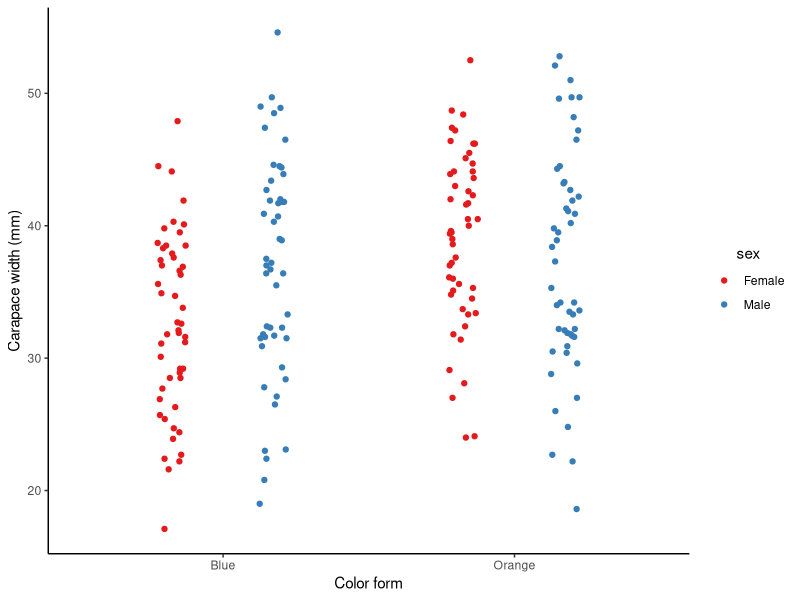
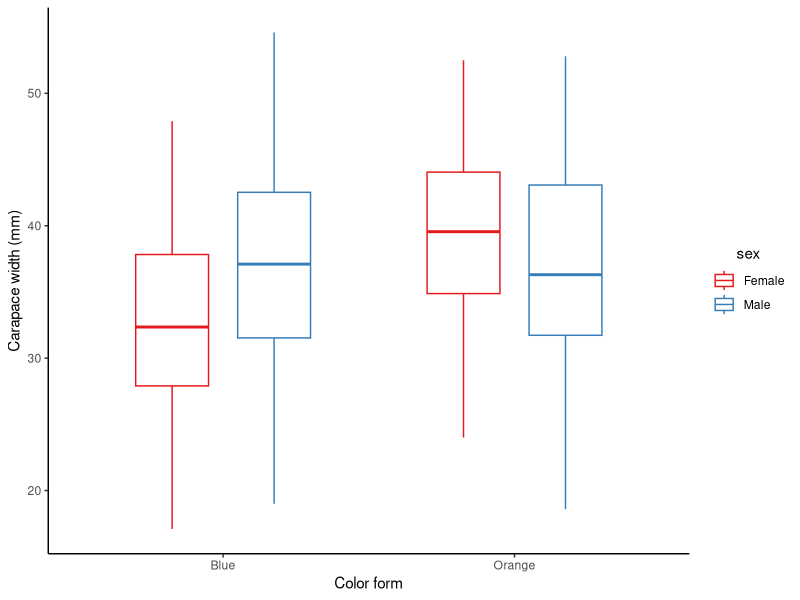
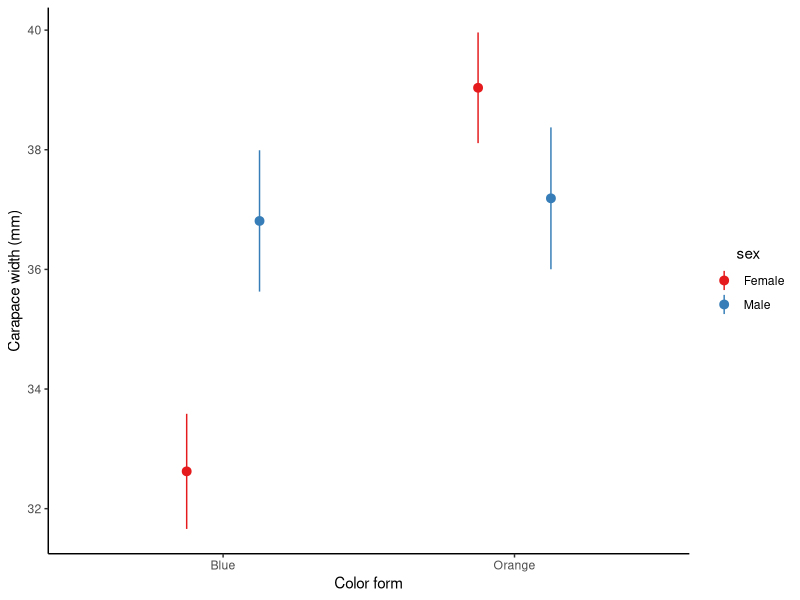
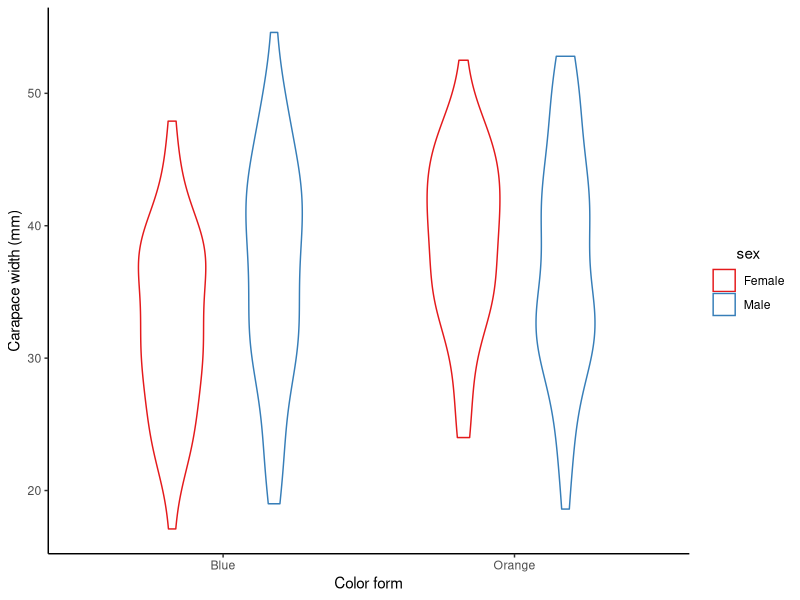
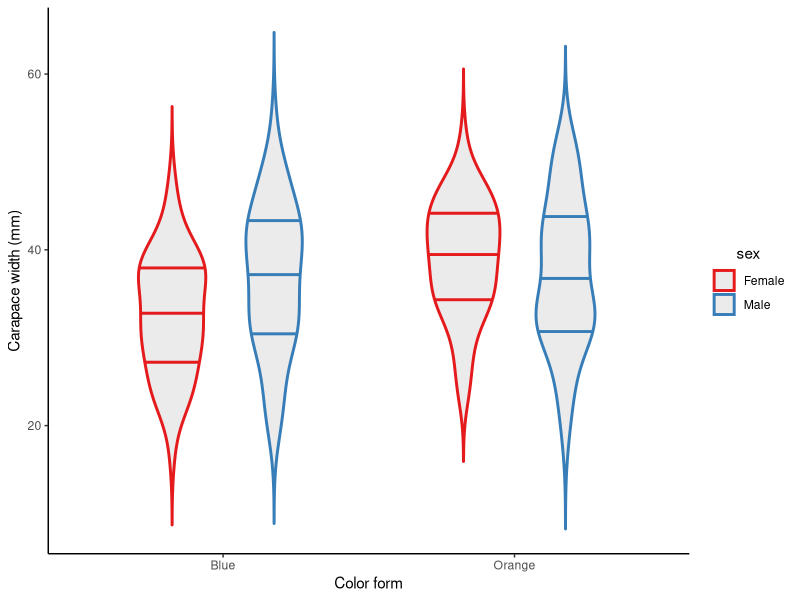
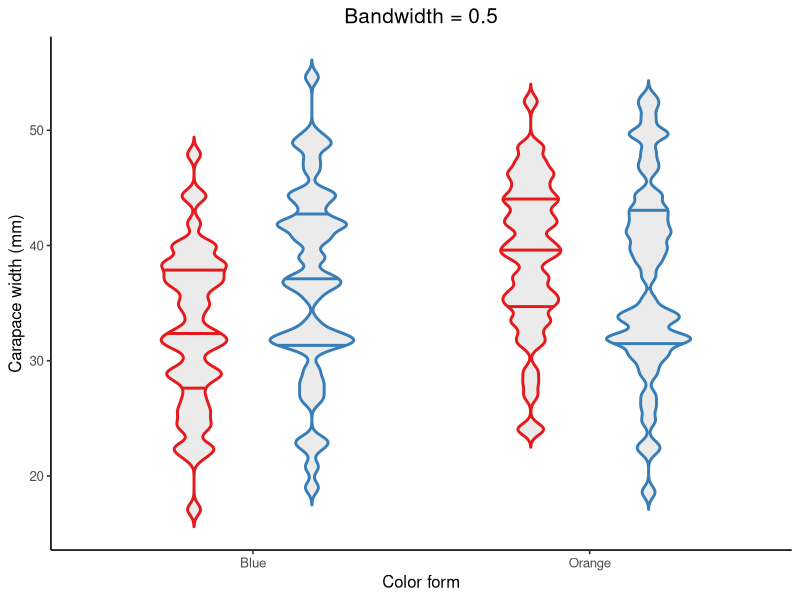
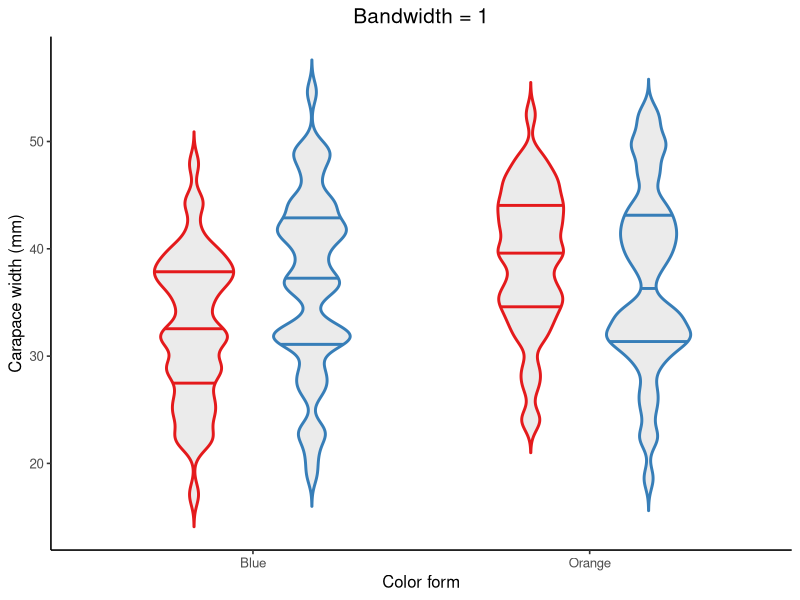
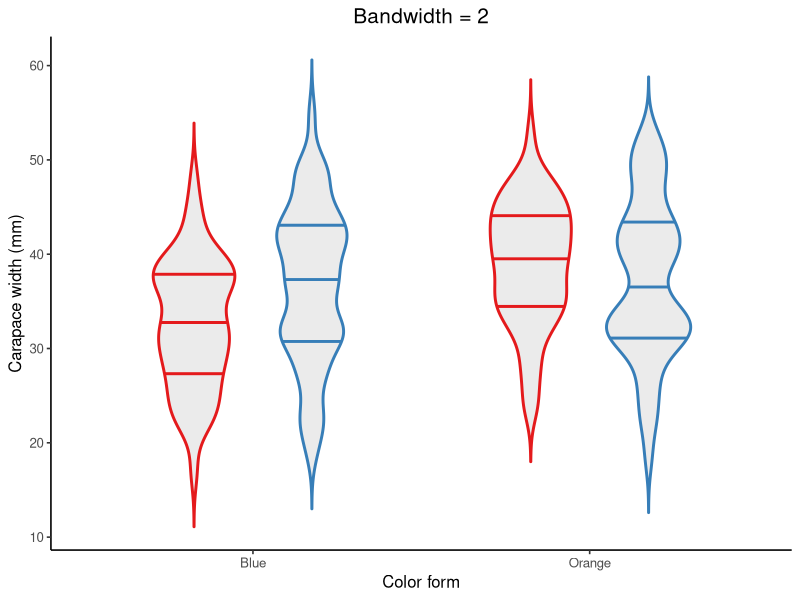

These charts were generated, in order, by the following R code:
## ---- chunk 1
knitr::opts_chunk$set(message = F, 
                      error = F, 
                      warning = F)

## ---- chunk 2
library(MASS)  # For the "crabs" dataset
library(tidyverse)

crabs_df <- crabs %>%
  select(sp, sex, CW) %>%
  transmute(color = case_when(sp == "B" ~ "Blue",
                              sp == "O" ~ "Orange"),
            sex = case_when(sex == "M" ~ "Male",
                            sex == "F" ~ "Female"),
            carapace_width = CW)

ggplot(data = crabs_df, aes(x = color, y = carapace_width, color = sex)) + 
  geom_point(position = position_jitterdodge(jitter.width = 0.1, dodge.width = 0.7)) + 
  scale_color_brewer(palette = "Set1") +
  labs(x = "Color form", y = "Carapace width (mm)") + 
  theme_classic() + 
  theme(legend.title = element_text(hjust = 0.5))

## ---- chunk 3
ggplot(data = crabs_df, aes(x = color, y = carapace_width, color = sex)) + 
  geom_boxplot(position = position_dodge(width = 0.7), width = 0.5) + 
  scale_color_brewer(palette = "Set1") +
  labs(x = "Color form", y = "Carapace width (mm)") + 
  theme_classic() + 
  theme(legend.title = element_text(hjust = 0.5))

## ---- chunk 4
ggplot(data = crabs_df, aes(x = color, y = carapace_width, color = sex)) + 
  stat_summary(geom = "pointrange", fun.data = "mean_se", position = position_dodge(width = 0.5)) +  # The bars represent SE 
  scale_color_brewer(palette = "Set1") +
  labs(x = "Color form", y = "Carapace width (mm)") + 
  theme_classic() + 
  theme(legend.title = element_text(hjust = 0.5))

## ---- chunk 5
ggplot(data = crabs_df, aes(x = color, y = carapace_width, color = sex)) + 
  geom_violin(position = position_dodge(width = 0.7), width = 0.5) + 
  scale_color_brewer(palette = "Set1") +
  labs(x = "Color form", y = "Carapace width (mm)") + 
  theme_classic() + 
  theme(legend.title = element_text(hjust = 0.5))

## ---- chunk 6
ggplot(data = crabs_df, aes(x = color, y = carapace_width, color = sex)) + 
  geom_violin(position = position_dodge(width = 0.7), 
              width = 0.5,
              size = 1,  # Thicker lines
              trim = F,  # Don't trim off the tails of density curves beyond data range
              scale = "area",  # All violins have the same area size 
              draw_quantiles = c(0.25, 0.5, 0.75),  # Add quartiles to the violins
              fill = alpha("grey", 0.3)) +  # Fill the violins
  scale_color_brewer(palette = "Set1") +
  labs(x = "Color form", y = "Carapace width (mm)") + 
  theme_classic() + 
  theme(legend.title = element_text(hjust = 0.5))

## ---- chunk 7
map(c(0.5, 1, 2, 5), function(bw_values){  # Pass a set of bandwidth values to the ggplot
ggplot(data = crabs_df, aes(x = color, y = carapace_width, color = sex)) + 
  geom_violin(position = position_dodge(width = 0.7), 
              width = 0.5,
              size = 1,  
              trim = F,
              scale = "area",
              draw_quantiles = c(0.25, 0.5, 0.75),
              fill = alpha("grey", 0.3),
              bw = bw_values) +  # Control the bandwidth
  scale_color_brewer(palette = "Set1") +
  labs(x = "Color form", y = "Carapace width (mm)", title = paste0("Bandwidth = ", bw_values)) + 
  guides(color = "none") +
  theme_classic(base_size = 12) + 
  theme(legend.title = element_text(hjust = 0.5),
        plot.title = element_text(hjust = 0.5, size = 15))
})

## ---- chunk 8
### Violin plot + strip plot
ggplot(data = crabs_df, aes(x = color, y = carapace_width, color = sex)) + 
  geom_violin(position = position_dodge(width = 0.7), 
              width = 0.7,
              size = 1,
              trim = F,
              scale = "area") +
  geom_point(position = position_jitterdodge(jitter.width = 0.05, dodge.width = 0.7), show.legend = FALSE) +
  scale_color_brewer(palette = "Set1") +
  labs(x = "Color form", y = "Carapace width (mm)") + 
  theme_classic() + 
  theme(legend.title = element_text(hjust = 0.5))

### Violin plot + box plot
ggplot(data = crabs_df, aes(x = color, y = carapace_width, color = sex)) + 
  geom_violin(position = position_dodge(width = 0.7), 
              width = 0.7,
              size = 1,
              trim = F,
              scale = "area") +
  geom_boxplot(position = position_dodge(width = 0.7), width = 0.2, show.legend = FALSE) +
  scale_color_brewer(palette = "Set1") +
  labs(x = "Color form", y = "Carapace width (mm)") + 
  theme_classic() + 
  theme(legend.title = element_text(hjust = 0.5))

### Violin plot + point-range plot
ggplot(data = crabs_df, aes(x = color, y = carapace_width, color = sex)) + 
  geom_violin(position = position_dodge(width = 0.7), 
              width = 0.7,
              size = 1,
              trim = F,
              scale = "area") +
  stat_summary(geom = "pointrange", 
               fun = mean, 
               fun.min = function(x) mean(x) - sd(x),  # The bars represent SD
               fun.max = function(x) mean(x) + sd(x),
               position = position_dodge(width = 0.7), show.legend = FALSE) +
  scale_color_brewer(palette = "Set1") +
  labs(x = "Color form", y = "Carapace width (mm)") + 
  theme_classic() + 
  theme(legend.title = element_text(hjust = 0.5))

## ---- chunk 9
### Create the function "geom_hybrid_violin()"
geom_hybrid_violin <- function(data,  # A dataset you would like to visualize
                               x_var,  # An unquoted name of the (categorical) variable for the x-axis 
                               hybrid_var, # An unquoted name of the (binary) variable of which the two levels are to be compared with each other
                               y_var,  # An unquoted name of the (continuous) variable of which the distribution is to be visualized 
                               bandwidth = NULL,  # A real positive number specifying the bandwidth for kernel density estimates
                               width_adj = 1,  # A real positive number multiplied with the density estimates to adjust the width of the violins (1 means no adjustment)
                               x_lab,  # A quoted string as x-axis label
                               y_lab){  # A quoted string as y-axis label
  
  # Step 1. Quote the arguments
  x_var <- enquo(x_var)
  hybrid_var <- enquo(hybrid_var)
  y_var <- enquo(y_var)
  
  # Step 2. Convert the x_var and hybrid_var into factors
  # The "!!" (pronounced "bang bang") symbol is to unquote the variables so that they can be evaluated in a non-standard way 
  data_fct <- data %>% mutate(!!x_var := as.factor(!!x_var),
                              !!hybrid_var := as.factor(!!hybrid_var))
  
  # Step 3. Get the levels of the x_var and hybrid_var
  x_var_levels <- select(data_fct, !!x_var) %>% pull() %>% levels()
  hybrid_var_levels <- select(data_fct, !!hybrid_var) %>% pull() %>% levels()
  
  # Step 4. Compute kernel density estimates by x_vars and hybrid_var
  dens_df <- data_fct %>% 
    group_by(!!x_var, !!hybrid_var) %>%
    summarize(prob_raw = ifelse(is.null(bandwidth), list(density(!!y_var)$y), list(density(!!y_var, bw = bandwidth)$y)),
              y = ifelse(is.null(bandwidth), list(density(!!y_var)$x), list(density(!!y_var, bw = bandwidth)$x))) %>%
    unnest(cols = c(prob_raw, y)) %>%
    mutate(prob_adj = prob_raw*width_adj,  # Multiply the original density estimates by a constant to adjust the violin width
           prob_flip = ifelse(!!hybrid_var == hybrid_var_levels[1], prob_adj*-1, prob_adj),  # Flip the curve of the density estimates for the level on the right-hand side
           prob_final = prob_flip + as.numeric(!!x_var))  # Spread out the density estimates for each level of x_var according to the order in which they appear along the x-axis

  # Step 5. Plot the data using geom_polygon
  p <- ggplot(data = dens_df, aes(x = prob_final, y = y, 
                                  color = !!hybrid_var, 
                                  fill = after_scale(alpha(color, 0.8)), 
                                  group = interaction(!!x_var, !!hybrid_var))) +
    geom_polygon() + 
    scale_color_brewer(palette = "Set1") +
    scale_fill_brewer(palette = "Set1") +
    scale_x_continuous(limits = c(0.5, length(x_var_levels)+0.5), breaks = 1:length(x_var_levels), labels = x_var_levels) +  # Specify the positions along the x-axis at which the violins are displayed
    labs(x = x_lab, y = y_lab) + 
    theme_classic() + 
    theme(legend.title = element_text(hjust = 0.5))

return(p)
  
}

### Pass the data to the function and specify the arguments
geom_hybrid_violin(data = crabs_df, 
                   x_var = color, 
                   hybrid_var = sex, 
                   y_var = carapace_width,
                   bandwidth = 2,
                   width_adj = 3,
                   x_lab = "Color form",
                   y_lab = "Carapace width (mm)")

## ---- chunk 10
### geom_dotplot()
ggplot(data = crabs_df, aes(x = color, y = carapace_width, color = sex, fill = sex)) + 
  geom_dotplot(binaxis = "y", stackdir = "center", position = position_dodge(width = 0.8), dotsize = 0.7) +
  scale_color_brewer(palette = "Set1") +
  scale_fill_brewer(palette = "Set1") +
  labs(x = "Color form", y = "Carapace width (mm)", title = "geom_dotplot()") + 
  theme_classic() + 
  theme(legend.title = element_text(hjust = 0.5),
        plot.title = element_text(hjust = 0.5, size = 15))

### geom_beeswarm()
# install.packages("ggbeeswarm")
library(ggbeeswarm)
ggplot(data = crabs_df, aes(x = color, y = carapace_width, color = sex, fill = sex)) + 
  geom_beeswarm(cex = 2.5, dodge.width = 0.8, size = 2) +
  scale_color_brewer(palette = "Set1") +
  labs(x = "Color form", y = "Carapace width (mm)", title = "geom_beeswarm()") + 
  theme_classic() + 
  theme(legend.title = element_text(hjust = 0.5),
        plot.title = element_text(hjust = 0.5, size = 15))

### geom_quasirandom() with bandwidth = 0.1
ggplot(data = crabs_df, aes(x = color, y = carapace_width, color = sex, fill = sex)) + 
  geom_quasirandom(bandwidth = 0.1, nbins = 100, cex = 2, dodge.width = 0.8, method = "smiley") +
  scale_color_brewer(palette = "Set1") +
  labs(x = "Color form", y = "Carapace width (mm)", title = "geom_quasirandom() \n (bandwidth = 0.1)") + 
  theme_classic() + 
  theme(legend.title = element_text(hjust = 0.5),
        plot.title = element_text(hjust = 0.5, size = 15))

### geom_quasirandom() with bandwidth = 2
ggplot(data = crabs_df, aes(x = color, y = carapace_width, color = sex, fill = sex)) + 
  geom_quasirandom(bandwidth = 2, nbins = 100, cex = 2, dodge.width = 0.8, method = "smiley") +
  scale_color_brewer(palette = "Set1") +
  labs(x = "Color form", y = "Carapace width (mm)", title = "geom_quasirandom() \n (bandwidth = 2)") + 
  theme_classic() + 
  theme(legend.title = element_text(hjust = 0.5),
        plot.title = element_text(hjust = 0.5, size = 15))

